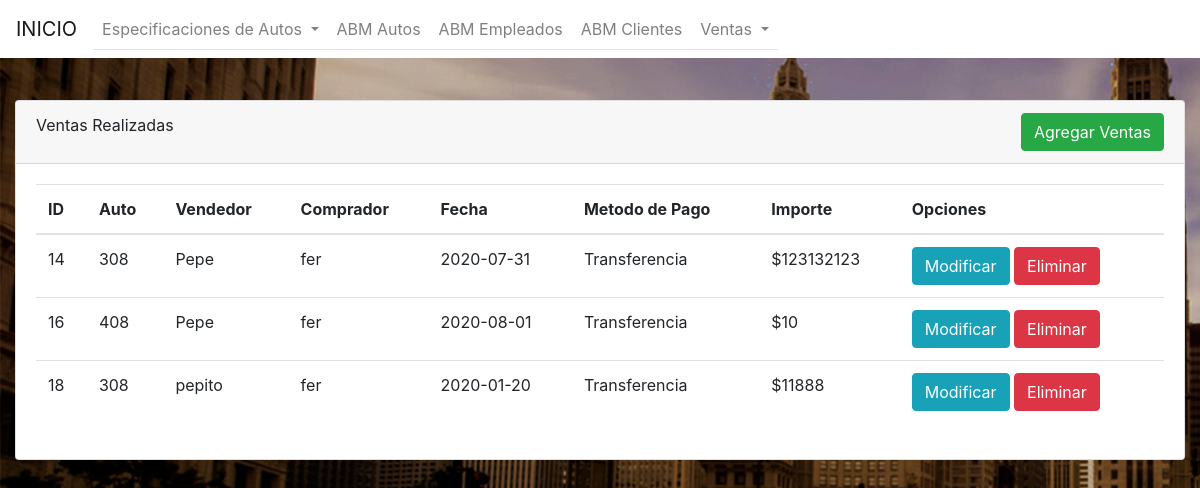
The page /ventas_index.php on the database its author committed.
### tables this page shows
CREATE TABLE `ventas` (
  `id` int(40) NOT NULL,
  `id_auto` int(45) DEFAULT NULL,
  `id_empleado` int(45) DEFAULT NULL,
  `id_cliente` int(45) DEFAULT NULL,
  `fecha` date DEFAULT NULL,
  `id_metodo_pago` int(40) DEFAULT NULL,
  `importe` varchar(40) DEFAULT NULL
);

CREATE TABLE `nombre` (
  `id` int(40) NOT NULL,
  `nombre` varchar(45) NOT NULL
);

CREATE TABLE `empleado` (
  `id` int(40) NOT NULL,
  `nombre` varchar(45) NOT NULL,
  `apellido` varchar(45) NOT NULL,
  `email` varchar(45) NOT NULL,
  `telefono` varchar(45) NOT NULL
);

CREATE TABLE `cliente` (
  `id` int(40) NOT NULL,
  `nombre` varchar(45) NOT NULL,
  `apellido` varchar(45) NOT NULL,
  `direccion` varchar(45) NOT NULL,
  `telefono` varchar(45) NOT NULL
);

CREATE TABLE `tipo_pago` (
  `id` int(40) NOT NULL,
  `metodo_pago` varchar(45) NOT NULL
);

### ventas_index.php (the view, shortened to what this page needs)
<!DOCTYPE html>
<html lang="en">
<head>
    <link rel="stylesheet" href="https://stackpath.bootstrapcdn.com/bootstrap/4.5.0/css/bootstrap.min.css">
    <nav class="navbar fixed-top navbar-expand-lg navbar-light bg-white">
        <a class="navbar-brand" href="index.php">INICIO</a>
        <div class="collapse navbar-collapse" id="navbarNav">
            <ul class="navbar-nav nav-tabs">
                <li class="nav-item dropdown">
                    <a class="nav-link dropdown-toggle" href="#" id="navbarDropdown" role="button" data-toggle="dropdown" aria-haspopup="true" aria-expanded="false">
                        Especificaciones de Autos
                    </a>
                </li>
                <li class="nav-item">
                    <a class="nav-link" href="autos_index.php">ABM Autos</a>
                </li>
                <li class="nav-item">
                    <a class="nav-link" href="empleado_index.php">ABM Empleados</a>
                </li>
                <li class="nav-item">
                    <a class="nav-link" href="cliente_index.php">ABM Clientes</a>
                </li>
                <li class="nav-item dropdown">
                    <a class="nav-link dropdown-toggle" href="#" id="navbarDropdown" role="button" data-toggle="dropdown" aria-haspopup="true" aria-expanded="false">
                        Ventas
                    </a>
                </li>
            </ul>
        </div>
    </nav>
</head>
<body style="background-image: url(background.jpg);">
    <div class="container-fluid" style="margin-top: 100px;">
        <div class="row justify-content-center">
            <div class="col">
                <div class="card">
                    <div class="card-header">
                        Ventas Realizadas
                        <a href="ventas_alta_form.php">
                            <button type="button" class="btn btn-success float-right">Agregar Ventas</button>
                        </a>
                    </div>
                    <div class="card-body">
                        <table class="table">
                            <thead>
                                <tr>
                                    <th scope="col">ID</th>
                                    <th scope="col">Auto</th>
                                    <th scope="col">Vendedor</th>
                                    <th scope="col">Comprador</th>
                                    <th scope="col">Fecha</th>
                                    <th scope="col">Metodo de Pago</th>
                                    <th scope="col">Importe</th>
                                    <th scope="col">Opciones</th>
                                </tr>
                            </thead>
                            <tbody>
                                <?php
                                $conexion = mysqli_connect("localhost", "root", "", "concesionario") or die("Problemas con la conexión hacia la db.");
                                $registros = mysqli_query($conexion, "SELECT * FROM ventas") or die("Problemas en el select:" . mysqli_error($conexion));
                                while ($reg =  mysqli_fetch_assoc($registros)) {
                                ?>
                                    <td><?php echo $reg['id']; ?></td>
                                    <?php
                                    $tabla_auto = "SELECT * FROM autos WHERE id='$reg[id_auto]'";
                                    $consulta_auto = mysqli_query($conexion, $tabla_auto) or die("ERROR:" . mysqli_error($conexion));
                                    $data_auto = mysqli_fetch_array($consulta_auto);
                                    $tabla_nombre = "SELECT * FROM nombre WHERE id='$data_auto[id_nombre]'";
                                    $consulta_nombre = mysqli_query($conexion, $tabla_nombre) or die("ERROR:" . mysqli_error($conexion));
                                    $data_nombre = mysqli_fetch_array($consulta_nombre);
                                    ?>
                                    <td><?php echo $data_nombre['nombre']; ?></td>
                                    <?php
                                    $tabla_empleado = "SELECT * FROM empleado WHERE id='$reg[id_empleado]'";
                                    $consulta_empleado = mysqli_query($conexion, $tabla_empleado) or die("ERROR:" . mysqli_error($conexion));
                                    $data_empleado = mysqli_fetch_array($consulta_empleado);
                                    ?>
                                    <td><?php echo $data_empleado['nombre']; ?></td>
                                    <?php
                                    $tabla_cliente = "SELECT * FROM cliente WHERE id='$reg[id_cliente]'";
                                    $consulta_cliente = mysqli_query($conexion, $tabla_cliente) or die("ERROR:" . mysqli_error($conexion));
                                    $data_cliente = mysqli_fetch_array($consulta_cliente);
                                    ?>
                                    <td><?php echo $data_cliente['nombre']; ?></td>
                                    <td><?php echo $reg['fecha']; ?></td>
                                    <?php
                                    $tabla_tipo_pago = "SELECT * FROM tipo_pago WHERE id='$reg[id_metodo_pago]'";
                                    $consulta_tipo_pago = mysqli_query($conexion, $tabla_tipo_pago) or die("ERROR:" . mysqli_error($conexion));
                                    $data_tipo_pago = mysqli_fetch_array($consulta_tipo_pago);
                                    ?>
                                    <td><?php echo $data_tipo_pago['metodo_pago']; ?></td>
                                    <td>$<?php echo $reg['importe']; ?></td>
                                    <td>
                                        <a href="ventas_alta_form_edit.php?id=<?php echo $reg['id'] ?>"><button type="button" class="btn btn-info">Modificar</button></a>
                                        <a href="ventas_index.php?borrar=<?php echo $reg['id'] ?>"><button type="button" name="borrar" class="btn btn-danger">Eliminar</button></a>
                                    </td>
                                <?php
                                }
                                ?>
                            </tbody>
                        </table>
                    </div>
                </div>
            </div>
        </div>
    </div>
</body>
</html>

### rows shown on the page
ventas: id "14", nombre.nombre "308", id_empleado.nombre "Pepe", id_cliente.nombre "fer", fecha "2020-07-31", id_metodo_pago.metodo_pago "Transferencia", importe "123132123"
ventas: id "16", nombre.nombre "408", id_empleado.nombre "Pepe", id_cliente.nombre "fer", fecha "2020-08-01", id_metodo_pago.metodo_pago "Transferencia", importe "10"
ventas: id "18", nombre.nombre "308", id_empleado.nombre "pepito", id_cliente.nombre "fer", fecha "2020-01-20", id_metodo_pago.metodo_pago "Transferencia", importe "11888"
